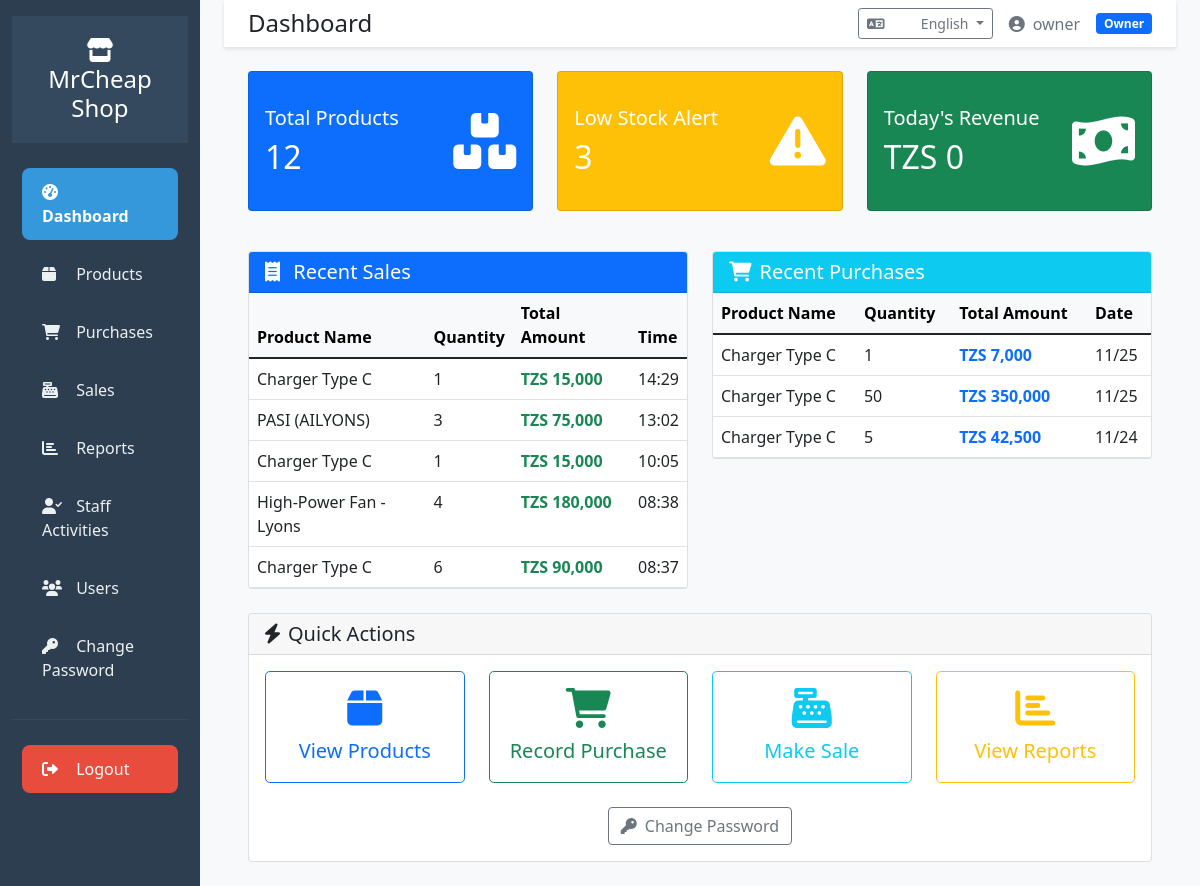
Page /dashboard (signed in) on the earlier database version.
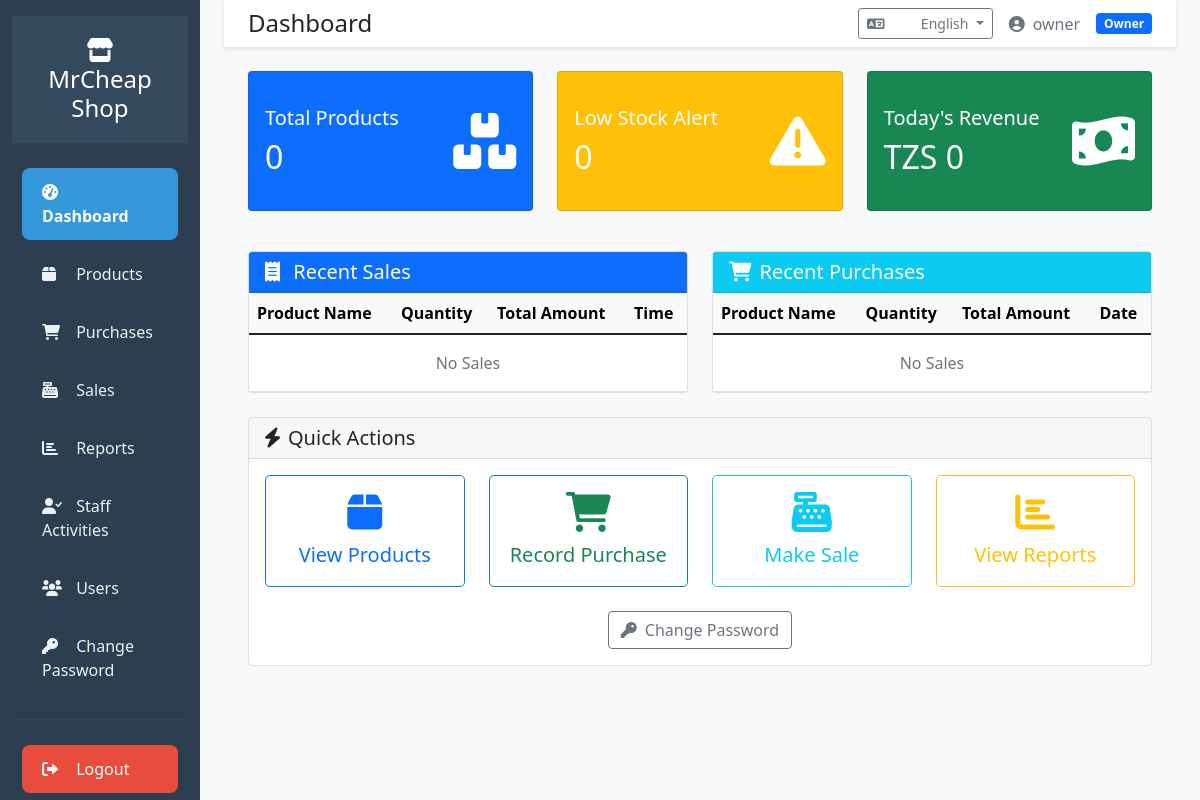
Same page on the later database version.
### app.py (models this page shows)
class Sale(db.Model):
    id = db.Column(db.Integer, primary_key=True)
    product_id = db.Column(db.Integer, db.ForeignKey('product.id'), nullable=False)
    quantity = db.Column(db.Integer, nullable=False)
    unit_price = db.Column(db.Float, nullable=False)
    total_amount = db.Column(db.Float, nullable=False)
    sale_date = db.Column(db.DateTime, default=datetime.utcnow)
    user_id = db.Column(db.Integer, db.ForeignKey('user.id'), nullable=False)
    product = db.relationship('Product', backref=db.backref('sales', lazy=True))

class Product(db.Model):
    id = db.Column(db.Integer, primary_key=True)
    name = db.Column(db.String(100), nullable=False)
    description = db.Column(db.Text)
    purchase_price = db.Column(db.Float, nullable=False)
    selling_price = db.Column(db.Float, nullable=False)
    stock_quantity = db.Column(db.Integer, default=0)
    min_stock = db.Column(db.Integer, default=5)
    created_at = db.Column(db.DateTime, default=datetime.utcnow)

class Purchase(db.Model):
    id = db.Column(db.Integer, primary_key=True)
    product_id = db.Column(db.Integer, db.ForeignKey('product.id'), nullable=False)
    quantity = db.Column(db.Integer, nullable=False)
    unit_price = db.Column(db.Float, nullable=False)
    total_amount = db.Column(db.Float, nullable=False)
    purchase_date = db.Column(db.DateTime, default=datetime.utcnow)
    user_id = db.Column(db.Integer, db.ForeignKey('user.id'), nullable=False)
    product = db.relationship('Product', backref=db.backref('purchases', lazy=True))

### app.py (the view)
@app.route('/dashboard')
@login_required
def dashboard():
    total_products = Product.query.count()
    low_stock = Product.query.filter(Product.stock_quantity <= Product.min_stock).count()
    today = date.today()
    if current_user.role == 'staff':
        today_sales = Sale.query.filter(
            Sale.user_id == current_user.id,
            db.func.date(Sale.sale_date) == today
        ).all()
        recent_sales = Sale.query.filter_by(user_id=current_user.id).order_by(Sale.sale_date.desc()).limit(5).all()
        recent_purchases = []  # Staff don't see purchases
    else:
        today_sales = Sale.query.filter(db.func.date(Sale.sale_date) == today).all()
        recent_sales = Sale.query.order_by(Sale.sale_date.desc()).limit(5).all()
        recent_purchases = Purchase.query.order_by(Purchase.purchase_date.desc()).limit(5).all()
    today_revenue = sum(sale.total_amount for sale in today_sales)
    return render_template('dashboard.html',
                         total_products=total_products,
                         low_stock=low_stock,
                         today_revenue=today_revenue,
                         recent_sales=recent_sales,
                         recent_purchases=recent_purchases)

### app.py (called while the page is built)
@login_manager.user_loader
def load_user(user_id):
    return User.query.get(int(user_id))

@app.before_request
def before_request():
    if 'language' not in session:
        session['language'] = 'en'
    g.language = session['language']
    g.languages = LANGUAGES

def get_text(key):
    return LANGUAGES.get(g.language, {}).get(key, key)

def format_currency(amount):
    return "TZS {:,.0f}".format(amount)

@app.context_processor
def utility_processor():
    return dict(format_currency=format_currency, get_text=get_text, current_language=g.language)

### templates/dashboard.html (shortened to what the changed rows need)
{% extends "base.html" %}
{% block page_title %}{{ get_text('dashboard') }}{% endblock %}
{% block content %}
<div class="row mb-4">
    <div class="col-md-4">
        <div class="card text-white bg-primary mb-3" style="height: 140px;">
            <div class="card-body d-flex flex-column justify-content-center">
                <div class="d-flex justify-content-between align-items-center">
                    <div>
                        <h5 class="card-title">{{ get_text('total_products') }}</h5>
                        <h2 class="card-text">{{ total_products }}</h2>
                    </div>
                </div>
            </div>
        </div>
    </div>
    <div class="col-md-4">
        <div class="card text-white bg-warning mb-3" style="height: 140px;">
            <div class="card-body d-flex flex-column justify-content-center">
                <div class="d-flex justify-content-between align-items-center">
                    <div>
                        <h5 class="card-title">{{ get_text('low_stock_alert') }}</h5>
                        <h2 class="card-text">{{ low_stock }}</h2>
                    </div>
                </div>
            </div>
        </div>
    </div>
    <div class="col-md-4">
        <div class="card text-white bg-success mb-3" style="height: 140px;">
            <div class="card-body d-flex flex-column justify-content-center">
                <div class="d-flex justify-content-between align-items-center">
                    <div>
                        <h2 class="card-text">{{ format_currency(today_revenue) }}</h2>
                    </div>
                </div>
            </div>
        </div>
    </div>
</div>
<div class="row mt-4">
    <div class="col-md-6">
        <div class="card">
            <div class="card-body p-0">
                <div class="table-responsive">
                    <table class="table table-hover mb-0">
                        <thead class="table-light">
                            <tr>
                                <th>{{ get_text('product_name') }}</th>
                                <th>{{ get_text('quantity') }}</th>
                                <th>{{ get_text('total_amount') }}</th>
                                <th>{{ get_text('time') }}</th>
                            </tr>
                        </thead>
                        <tbody>
                            {% for sale in recent_sales %}
                            <tr>
                                <td>{{ sale.product.name }}</td>
                                <td>{{ sale.quantity }}</td>
                                <td class="fw-bold text-success">{{ format_currency(sale.total_amount) }}</td>
                                <td>{{ sale.sale_date.strftime('%H:%M') }}</td>
                            </tr>
                            {% endfor %}
                            {% if not recent_sales %}
                            <tr>
                                <td colspan="4" class="text-center text-muted py-3">
                                    {{ get_text('no_sales') }}
                                </td>
                            </tr>
                            {% endif %}
                        </tbody>
                    </table>
                </div>
            </div>
        </div>
    </div>
    {% if current_user.role in ['owner', 'manager'] %}
    <div class="col-md-6">
        <div class="card">
            <div class="card-body p-0">
                <div class="table-responsive">
                    <table class="table table-hover mb-0">
                        <thead class="table-light">
                            <tr>
                                <th>{{ get_text('product_name') }}</th>
                                <th>{{ get_text('quantity') }}</th>
                                <th>{{ get_text('total_amount') }}</th>
                                <th>{{ get_text('date') }}</th>
                            </tr>
                        </thead>
                        <tbody>
                            {% for purchase in recent_purchases %}
                            <tr>
                                <td>{{ purchase.product.name }}</td>
                                <td>{{ purchase.quantity }}</td>
                                <td class="fw-bold text-primary">{{ format_currency(purchase.total_amount) }}</td>
                                <td>{{ purchase.purchase_date.strftime('%m/%d') }}</td>
                            </tr>
                            {% endfor %}
                            {% if not recent_purchases %}
                            <tr>
                                <td colspan="4" class="text-center text-muted py-3">{{ get_text('no_sales') }}</td>
                            </tr>
                            {% endif %}
                        </tbody>
                    </table>
                </div>
            </div>
        </div>
    </div>
    {% endif %}
</div>
{% endblock %}

Differences in the rows shown:
removed Sale: product.name "Charger Type C", quantity "1", total_amount "TZS 15,000", sale_date "14:29"
removed Sale: product.name "PASI (AILYONS)", quantity "3", total_amount "TZS 75,000", sale_date "13:02"
removed Sale: product.name "Charger Type C", quantity "1", total_amount "TZS 15,000", sale_date "10:05"
removed Sale: product.name "High-Power Fan - Lyons", quantity "4", total_amount "TZS 180,000", sale_date "08:38"
removed Sale: product.name "Charger Type C", quantity "6", total_amount "TZS 90,000", sale_date "08:37"
removed Purchase: product.name "Charger Type C", quantity "1", total_amount "TZS 7,000", purchase_date "11/25"
removed Purchase: product.name "Charger Type C", quantity "50", total_amount "TZS 350,000", purchase_date "11/25"
removed Purchase: product.name "Charger Type C", quantity "5", total_amount "TZS 42,500", purchase_date "11/24"
Other differences:
{{ total_products }}: "12" → "0"
{{ low_stock }}: "3" → "0"
{{ get_text('no_sales') }}: (not shown) → "No Sales"
